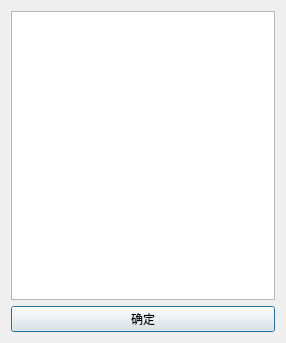
<?xml version="1.0" encoding="UTF-8"?>
<ui version="4.0">
 <class>QDlgSelectClass</class>
 <widget class="QDialog" name="QDlgSelectClass">
  <property name="geometry">
   <rect>
    <x>0</x>
    <y>0</y>
    <width>286</width>
    <height>343</height>
   </rect>
  </property>
  <property name="windowTitle">
   <string>QDlgSelect</string>
  </property>
  <layout class="QGridLayout" name="gridLayout">
   <item row="0" column="0">
    <widget class="QListWidget" name="listWidget"/>
   </item>
   <item row="1" column="0">
    <widget class="QPushButton" name="btnSure">
     <property name="text">
      <string>确定</string>
     </property>
    </widget>
   </item>
  </layout>
 </widget>
 <layoutdefault spacing="6" margin="11"/>
 <resources/>
 <connections/>
</ui>
